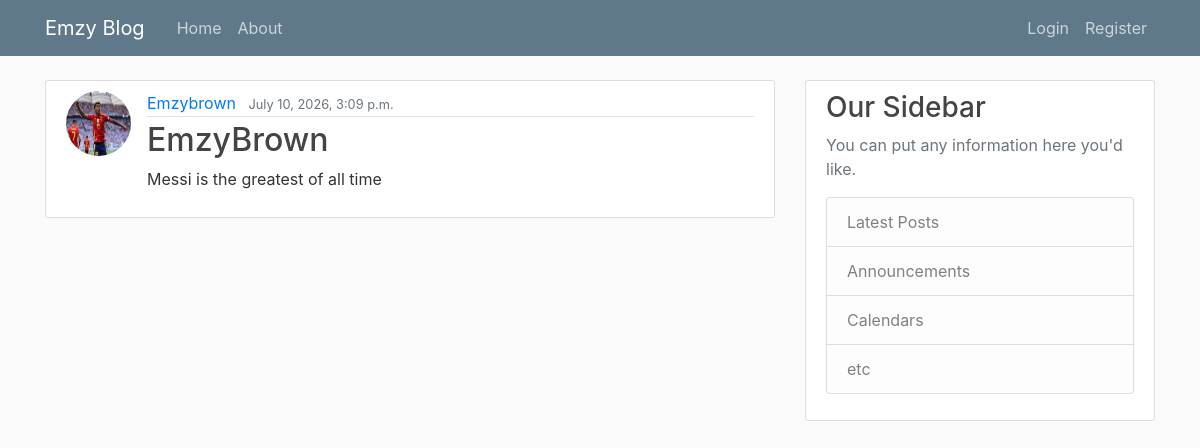
The app's page /post/4/ with its own data.
### blog/models.py (models this page shows, shortened)
class Post(models.Model):
    title = models.CharField(max_length=100)
    content = models.TextField()
    date_posted = models.DateTimeField(default=timezone.now)
    author = models.ForeignKey(User, on_delete=models.CASCADE)

### users/models.py (models this page shows, shortened)
class Profile(models.Model):
    user = models.OneToOneField(User, on_delete=models.CASCADE)
    image = models.ImageField(
        default='default.jpg', upload_to='profile_pics')
    """

    def save(self,*args, **kwargs):
        super().save(*args, **kwargs)

        img = Image.open(self.image.path)

        if img.height > 300 or img.width > 300:
            output_size = (300, 300)
            img.thumbnail(output_size)
            img.save(self.image.path)

    """

### blog/views.py (the view)
# urls.py: path('post/<int:pk>/', PostDetailView.as_view(), name='post-detail'),
class PostDetailView(DetailView):
    model = Post

### blog/templates/blog/post_detail.html (shortened to what this page needs)
{% extends "blog/base.html" %}
{% block content %}
    <article class="media content-section">
        <img class="rounded-circle article-img"  src="{{ object.author.profile.image.url }}" alt="">
        <div class="media-body">
            <div class="article-metadata">
                <a class="mr-2" href="{%url 'user-posts' object.author.username %}">{{ object.author }}</a>
                <small class="text-muted">{{ object.date_posted }}</small>
            </div>
            <h2 class="article-title"> {{ object.title }}</h2>
            <p class="article-content">{{ object.content }}</p>
        </div>
    </article>
{% endblock content %}

### blog/static/blog/main.css (style rules this page uses)
body { background: #fafafa; color: #333333; margin-top: 5rem; }
h1, h2, h3, h4, h5, h6 { color: #444444; }
.content-section { background: #ffffff; padding: 10px 20px; border: 1px solid #dddddd; border-radius: 3px; margin-bottom: 20px; }
.article-title { color: #444444; }
.article-content { white-space: pre-line; }
.article-img { height: 65px; width: 65px; margin-right: 16px; }
.article-metadata { padding-bottom: 1px; margin-bottom: 4px; border-bottom: 1px solid #e3e3e3 }

### records on screen
Post: author.profile.image (picture), author "Emzybrown", date_posted "July 10, 2026, 3:09 p.m.", title "EmzyBrown", content "Messi is the greatest of all time"
